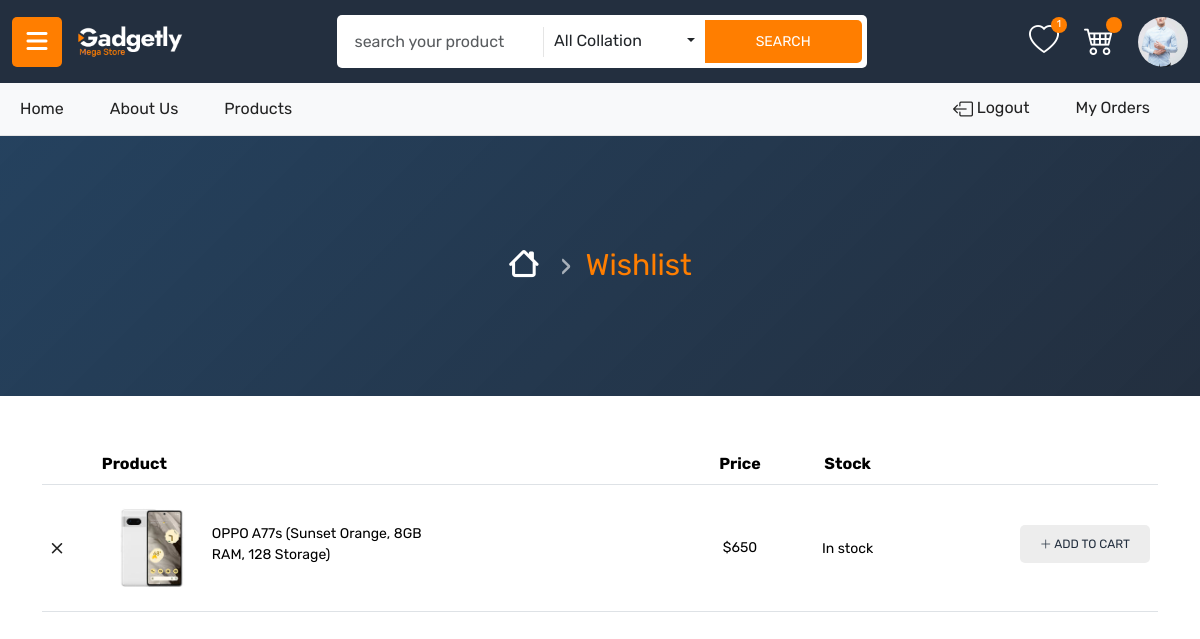
/wishlist/ (signed in), run on the app's committed database.
### myapp/models.py (models this page shows, shortened)
class Wishlist(models.Model):
    user=models.ForeignKey(User,on_delete=models.CASCADE)
    product=models.ForeignKey(Product1,on_delete=models.CASCADE)
    date=models.DateTimeField(default=timezone.now)

class Product1(models.Model):
    category = (
        ('all-colection', 'all-colection'),
        ('mobile', 'Mobile'),
        ('camera', 'Camera'),
        ('headphone', 'Headphone'),
        ('laptop', 'Laptop'),
        ('speakers', 'Speakers'),
    )
    seller=models.ForeignKey(User, on_delete=models.CASCADE)
    product_category=models.CharField(max_length=100,choices=category)
    product_name=models.CharField(max_length=100)
    product_price=models.PositiveIntegerField()
    product_desc=models.TextField()
    profile_pricture=models.ImageField(upload_to='profile_pricture')

### myapp/views.py (the view)
# urls.py: path('wishlist/',views.wishlist, name='wishlist'),
def wishlist(request):
    user=User.objects.get(email=request.session['email'])
    wishlists=Wishlist.objects.filter(user=user)
    request.session['wishlist_count']=len(wishlists)
    return render(request, 'wishlist.html',{'wishlists':wishlists})

### myapp/templates/wishlist.html (shortened to what this page needs)
{% extends 'header.html' %}
{% load static %}
{% block content %}
<!DOCTYPE html>
<html lang="en">
<head>
</head>
<body>
    <div class="page-breadcrumb">
        <div class="container container-width">
            <div class="breadcrumb-wrapper">
                <div class="breadcrumb-list">
                    <nav aria-label="breadcrumb">
                        <ol class="breadcrumb">
                            <li class="breadcrumb-item">
                                <a href="/" class="transition"><i class="bi bi-house"></i></a>
                            </li>
                            <li class="breadcrumb-item active" aria-current="page">Wishlist</li>
                        </ol>
                    </nav>
                </div>
            </div>
        </div>
    </div>
    {% if wishlists %}
    <section class="wishlist py-5">
        <div class="container">
            <div class="table-responsive">
                <table class="table wishlist-table align-middle">
                    <thead>
                        <tr>
                            <th></th>
                            <th>product</th>
                            <th class="text-center">Price</th>
                            <th class="text-center">Stock</th>
                            <th class="text-end"></th>
                        </tr>
                    </thead>
                    {% if request.session.email %}
                    <tbody>
                        {% for i in wishlists %}
                            <tr class="wishlist-row">
                                {% if wishlist_flag == true %}
                                    <td class="remove-col">
                                        <a href="{% url 'remove-form-wishlist' pk=i.product.pk %}" class="remove-btn">×</a>
                                    </td>
                                {% endif %}
                                <td class="product-col">
                                    <div class="product-box">
                                        <img src="{{ i.product.profile_pricture.url}}" class="wishlist-img">
                                        <div>
                                            <span class="product-name">
                                                {{ i.product.product_name }}
                                            </span>
                                        </div>
                                    </div>
                                </td>
                                <td class="text-center desktop-only">
                                    <div class="product-price">
                                        ${{ i.product.product_price }}
                                    </div>
                                </td>
                                <td class="text-center desktop-only stock">
                                    <span>In stock</span>
                                </td>
                                <td class="text-end btn-col">
                                    <a href="{% url 'add-to-cart' pk=i.product.pk %}" class="add-cart-btn main-btn desktop-only">
                                        <i class="bi bi-plus-lg"></i>
                                        ADD TO CART
                                    </a>
                                </td>
                            </tr>
                        {% endfor %}
                    </tbody>
                    {% endif %}
                </table>
            </div>
        </div>
    </section>
    {% else %}
    <h2>No product available</h2>
    {% endif %}
</body>
{% endblock %}

### myapp/static/css/style.css (style rules this page uses)
* { margin: 0;padding: 0;-webkit-box-sizing: border-box;box-sizing: border-box;font-family: var(--font1); }
:root { --font1:'Rubik',sans-serif;--blue:#232F3F;--darkblue:#313c46;--lightble:#002875;--orange:#FF7E00;--black:#222222;--white:#ffffff;--border-color:#e5e5e5;--lightblack:#666666;--green:#4fac43;--yellow:#ffcc00;--red:#dd2935;--body-color:#F5F5F9;--gray:#cccccc }
a { text-decoration:none!important }
ol,ul { padding-left:0;margin:0 }
li { list-style:none }
.container-width { margin:0 auto;max-width:1600px }
.main-btn,a.buy-now-btn { display:inline-block;position:relative;z-index:1;overflow:hidden;text-transform:uppercase;background:var(--white);color:var(--blue);padding:10px 30px;font-size:14px;font-weight:400;text-decoration:none;border-radius:5px;-webkit-border-radius:5px;-moz-border-radius:5px;-ms-border-radius:5px;-o-border-radius:5px;transition:.4s all linear;-webkit-transition:.4s all linear;-moz-transition:.4s all linear;-ms-transition:.4s all linear;-o-transition:.4s all linear }
.main-btn::after { content:'';position:absolute;z-index:-1;width:0;height:100%;top:0;right:-4px;background:var(--blue);border:1px solid var(--blue);transition:.4s all linear;-webkit-transition:.4s all linear;-moz-transition:.4s all linear;-ms-transition:.4s all linear;-o-transition:.4s all linear }
.transition { transition:.3s all linear;-webkit-transition:.3s all linear;-moz-transition:.3s all linear;-ms-transition:.3s all linear;-o-transition:.3s all linear }
.colletions-template .single-product .main-btn,.main-product-wrapper .single-product .main-btn,.related-product .single-product .main-btn,.wishlist .wishlist-table tr td .main-btn { background:var(--body-color);width:100%;text-align:center }
.page-breadcrumb { height: 260px; display: flex; align-items: center; justify-content: center; background: linear-gradient(135deg,rgb(13 45 77 / 90%),#232f3f); position: relative; overflow: hidden; backdrop-filter: blur(14px); }
.page-breadcrumb .breadcrumb-wrapper { display:-webkit-box;display:-ms-flexbox;display:flex;-webkit-box-pack:justify;-ms-flex-pack:justify;justify-content:center;padding:20px 0 }
.page-breadcrumb .breadcrumb-wrapper ol { margin-bottom:0 }
.page-breadcrumb .breadcrumb-wrapper ol li { font-size:30px;line-height:normal;text-transform:capitalize;font-weight:400;color: var(--orange); }
.page-breadcrumb .breadcrumb-wrapper ol li a { color:var(--white);transition: 0.2s all linear; }
.breadcrumb-item+.breadcrumb-item::before { content: "›"; color: rgba(255, 255, 255, 0.6); font-size: 32px; padding: 0 14px; }
.breadcrumb-item.active { color: #ff7a00;font-weight: 700; }
.page-breadcrumb .breadcrumb-list { margin: auto; }
.page-breadcrumb .breadcrumb-wrapper ol li a i::before { font-weight:600!important }
.page-breadcrumb .breadcrumb-wrapper ol li a i { font-size: 30px; }
.wishlist .wishlist-table tr td a.remove-btn, .cart .cart-table tr td a.remove-btn, .orders table tr td a.remove-btn { color: var(--black); font-size: 26px; font-weight: 200; }
.wishlist .wishlist-table tr td img.wishlist-img, .cart .cart-table tr td img.cart-img,.orders table tr td img { max-width: 100px; }
.wishlist .wishlist-table tr td span.product-name, .cart .cart-table tr td span.product-name, .orders td span.product-name { font-size: 14px; font-weight: 400; max-width: 220px; margin-block-end: 8px; display: -webkit-box; -webkit-box-orient: vertical; -webkit-line-clamp: 3; overflow: hidden; }
.wishlist .wishlist-table tr td .product-price, .wishlist .wishlist-table tr td.stock span, .cart .cart-table tr td .product-price, .cart .cart-table .total-price { font-size: 14px; line-height: normal; }
.wishlist .wishlist-table tr.wishlist-row td .product-box, .cart .cart-table tr.cart-row td .product-box, .orders table tr td .product-box { display: flex; align-items: center; gap: 10px; }
.wishlist tr.wishlist-row td a.main-btn { width: auto; font-size: 12px; padding: 10px 20px; }
.table-responsive table thead tr th { text-transform: capitalize; }
.wishlist .wishlist-table tr td .main-btn { background: #ededed; }

### data on the page
Wishlist: product.profile_pricture (picture), product.product_name "OPPO A77s (Sunset Orange, 8GB RAM, 128 Storage)", product.product_price "650"

### other printed values
{{ request.session.wishlist_count }} "1"
